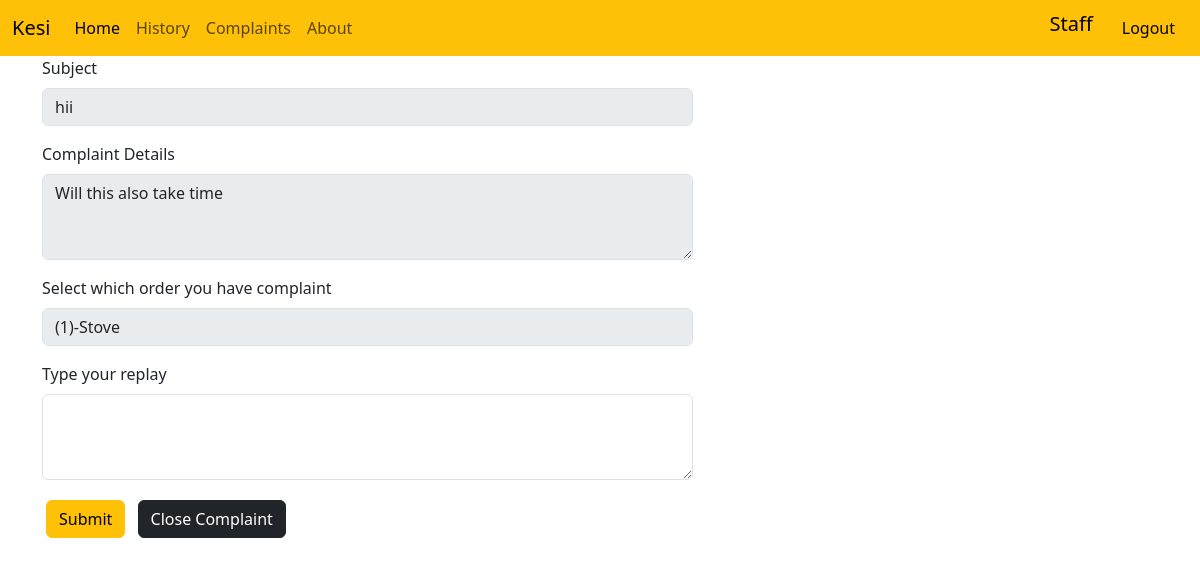
The page /staff/resolve-complaint/2 (signed in) on the database its author committed.
### agencyapp/models.py (models this page shows)
class Complaint(models.Model):
    complaint_name = models.CharField(max_length=30)
    complaint_desc = models.CharField(max_length=500)
    user_id = models.ForeignKey(User, on_delete= models.CASCADE, related_name = 'User')
    booking_id = models.ForeignKey(Bookings, on_delete = models.CASCADE)
    status = models.CharField(max_length=30, default='OPEN')
    resolution = models.CharField(max_length = 1000, null = True, blank = True)
    staff_id = models.ForeignKey(User, on_delete = models.CASCADE, null = True, blank = True, related_name = 'Staff')
    created_at = models.DateTimeField(auto_now_add = True)
    updated_at = models.DateTimeField(auto_now = True)
    read = models.BooleanField(default = True, null = True)

class Bookings(models.Model):
    product_id = models.ForeignKey(Product, on_delete = models.CASCADE, blank = True, null = True)
    user_id = models.ForeignKey(User, on_delete=models.CASCADE)
    cost = models.IntegerField()
    booking_type = models.CharField(max_length=30, default='PRODUCT')
    product_qty = models.IntegerField(blank = True, null = True)
    payment_status = models.CharField(max_length = 30)
    delivery_status = models.CharField(max_length = 30)
    work_assigned = models.BooleanField(default = False)
    service_id = models.ForeignKey(Service, on_delete=models.CASCADE, blank = True, null = True)
    created_at = models.DateTimeField(auto_now_add = True)

class Product(models.Model):
    product_name = models.CharField(max_length=50)
    product_description = models.CharField(max_length=300)
    product_rate = models.IntegerField(default = 0)
    stock = models.IntegerField(default=0)
    branch_id = models.ForeignKey(Branch, on_delete=models.CASCADE)

### agencyapp/views.py (the view, shortened to what this page needs)
# urls.py: path('staff/resolve-complaint/<int:id>', views.resolveComplaint, name='resolve-complaint'),
def resolveComplaint(request, id):
    user_id = request.session['user_id']
    staff = User.objects.get(id = user_id)
    complaint = Complaint.objects.get(id = id, staff_id = user_id)
    return render(request, 'staff/resolve-complaint.html',{'complaint':complaint})

### agencyapp/checklogin.py (called while the page is built)
    def __call__(self, request):
        allowed_paths = ['','logins','signup']
        if 'user_id' in request.session or request.path.strip('/') in allowed_paths:
            response = self.get_response(request)
            return response
        else:
            return redirect('loginpage')

### agencyapp/templates/staff/resolve-complaint.html (shortened to what this page needs)
<!DOCTYPE html>
<html lang="en">
<head>
    <link href="https://cdn.jsdelivr.net/npm/bootstrap@5.3.2/dist/css/bootstrap.min.css" rel="stylesheet"
>
</head>
<body>
    {% include "staff/staff-nav.html" %}
    <div class="container">
        <div class="row">
            <form method="post" action="">
                <div class="mb-3 col-7">
                    <label for="name" class="form-label">Subject</label>
                    <input type="text" name="name" class="form-control" id="name" value="{{ complaint.complaint_name }}" disabled>
                </div>
                <div class="mb-3 col-7">
                    <label for="desc" class="form-label">Complaint Details</label>
                    <textarea name="desc" id="desc" class="form-control" cols="30" rows="3" disabled>{{complaint.complaint_desc}}</textarea>
                </div>
                <div class="mb-3 col-7">
                    <label for="booking" class="form-label">Select which order you have complaint</label>
                    <input type="text" name="booking" id="booking" class="form-control"
                    value="({{complaint.booking_id.id}})-{{ complaint.booking_id.product_id.product_name }}{{ complaint.booking_id.service_id.service_name }}"
                     disabled>
                </div>
                <div class="mb-3 col-7">
                    <label for="replay" class="form-label">Type your replay</label>
                    <textarea name="replay" id="replay" class="form-control" cols="30" rows="3"></textarea>
                </div>
                <div class="col-12">
                    <button type="submit" name ="submit" class="m-1 btn btn-warning">Submit</button>
                    <button type="submit" name ="close" class="m-1 btn btn-dark">Close Complaint</button>
                </div>
            </form>
        </div>
    </div>
</body>
</html>

### rows shown on the page
Complaint: name "hii", desc "Will this also take time", booking "(1)-Stove"
